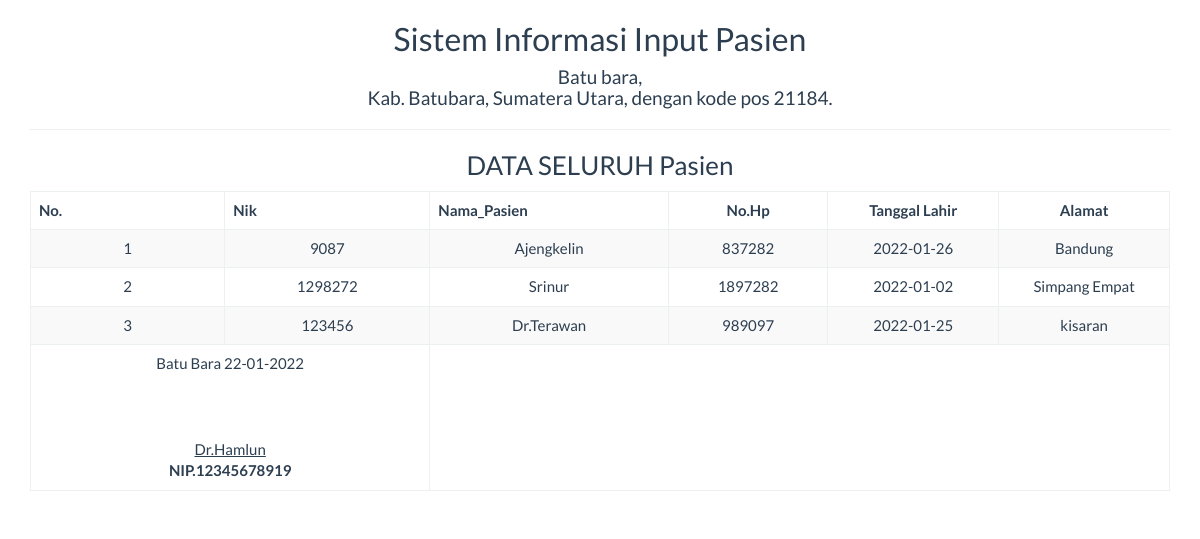
Screenshot of /report/pasien_semua.php with the database file from the repository.
### tables this page shows
CREATE TABLE `tabel_pasien` (
  `nis` int(15) NOT NULL,
  `nama` varchar(50) NOT NULL,
  `kelas` int(5) NOT NULL,
  `tgl_lahir` date NOT NULL,
  `alamat` varchar(50) NOT NULL,
  `id` int(5) NOT NULL
);

### report/pasien_semua.php (the view, shortened to what this page needs)
<!DOCTYPE html>
<html>
    <head>
        <link href="../Assets/css/bootstrap.min.css" rel="stylesheet" type="text/css"/>
    </head>
    <body onload="print()">
        <?php
        include '../config/koneksi.php';
        ?>
        <div class="container">
            <div class='row'>
                <div class="col-sm-12">
                    <div class="text-center">
                        <h2>Sistem Informasi Input Pasien</h2>
                        <h4>Batu bara, <br> Kab. Batubara, Sumatera Utara, dengan kode pos 21184.</h4>
                        <hr>
                        <h3>DATA SELURUH Pasien</h3>
                        <table class="table table-bordered table-striped table-hover">
                        <tbody>
                                <thead>
								<tr>
									<th>No.</th><th width="18%">Nik</th><th>Nama_Pasien</th><th width="14%"><center>No.Hp</center></th><th width="15%"><center>Tanggal Lahir</center></th><th width="15%"><center>Alamat</center></th>
								</tr>
								</thead>
							<tbody>
                            <?php
                            $sql = "SELECT * FROM tabel_pasien";
                            $query = mysqli_query($koneksi, $sql) or die("SQL Anda Salah");
                            $nomor = 0;
                            while ($data = mysqli_fetch_array($query)) {
                                $nomor++;
                                ?>
                                <tr>
                                    <td><?= $nomor ?></td>
									<td><?= $data['nis'] ?></td>
                                    <td><?= $data['nama'] ?></td>
                                    <td><?= $data['kelas'] ?></td>
									<td><?= $data['tgl_lahir'] ?></td>
									<td><?= $data['alamat'] ?></td>
                                </tr>
                            <?php } ?>
							</tbody>
                        </tbody>
                            <tfoot>
                                <tr>
                                <td colspan="2" class="text-Right">
                                        Batu Bara  <?= date("d-m-Y") ?>
                                        <br><br><br><br>
                                        <u>Dr.Hamlun<strong></u><br>
                                        NIP.12345678919
								</td>
								</tr>
							</tfoot>
                       </table>
                    </div>
            </div>
    </body>
</html>

### rows the page displays
tabel_pasien: nis "9087", nama "Ajengkelin", kelas "837282", tgl_lahir "2022-01-26", alamat "Bandung"
tabel_pasien: nis "1298272", nama "Srinur", kelas "1897282", tgl_lahir "2022-01-02", alamat "Simpang Empat"
tabel_pasien: nis "123456", nama "Dr.Terawan", kelas "989097", tgl_lahir "2022-01-25", alamat "kisaran"
